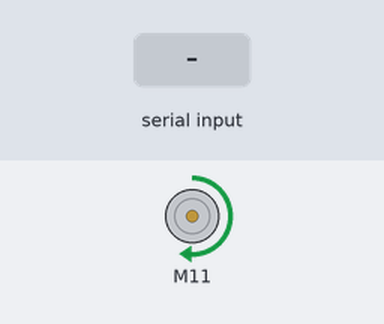
The sketch below on a simulated Arduino Uno, built with avr-gcc and run on an emulated ATmega328P. Shown: DC motor (green arrow = forward, orange = backward, longer = faster). Inputs (shaded band) come from the test bench. What the sketch prints to the serial monitor is not drawn.

Above: at 1.2 s.
1.3 s: "d,1\n" received over Serial
2.8 s: "d\n" received over Serial
Timing chart, 0 to 5.8 s (numbered marks = the images above; inputs shaded):
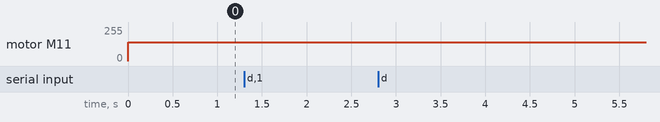

The sketch:

ranger_pid_encoder.ino
```cpp
#include <MeAuriga.h>

MeEncoderOnBoard Encoder_1(SLOT1);
MeEncoderOnBoard Encoder_2(SLOT2);

#pragma region ISR

int setPoint = 100;
float kp = 0.18;
float ki = 0.0;
float kd = 0.0;
bool debugMode = false;

void isr_process_encoder1(void)
{
  if(digitalRead(Encoder_1.getPortB()) == 0)
  {
    Encoder_1.pulsePosMinus();
  }
  else
  {
    Encoder_1.pulsePosPlus();;
  }
}

void isr_process_encoder2(void)
{
  if(digitalRead(Encoder_2.getPortB()) == 0)
  {
    Encoder_2.pulsePosMinus();
  }
  else
  {
    Encoder_2.pulsePosPlus();
  }
}

#pragma endregion

void encodersUpdate() {

  Encoder_1.loop();
  Encoder_2.loop();
}

void processSerialInput() {
  if (Serial.available() > 0) {
    String input = Serial.readStringUntil('\n');
    input.trim();
    input.toLowerCase(); // Make case insensitive

    // Toggle debug mode with "d" command
    if (input == "d") {
      debugMode = !debugMode;
      Serial.print("Debug mode: ");
      Serial.println(debugMode ? "ON" : "OFF");
      if (debugMode) {
        Serial.print("Current PID values - Kp: ");
        Serial.print(kp, 3);
        Serial.print(", Ki: ");
        Serial.print(ki, 3);
        Serial.print(", Kd: ");
        Serial.println(kd, 3);
      }
      return;
    }

    // Parse parameter setting (format: kp=0.18, ki=0.1, kd=0.05)
    int equalSign = input.indexOf('=');
    if (equalSign > 0) {
      String param = input.substring(0, equalSign);
      param.trim();
      float value = input.substring(equalSign + 1).toFloat();

      bool updated = false;

      if (param == "kp") {
        kp = value;
        updated = true;
      } else if (param == "ki") {
        ki = value;
        updated = true;
      } else if (param == "kd") {
        kd = value;
        updated = true;
      }

      if (updated) {
        // Apply new PID values to encoder
        Encoder_1.setSpeedPid(kp, ki, kd);

        // Confirmation message
        Serial.print(param);
        Serial.print(" updated to ");
        Serial.println(value, 3);

        if (debugMode) {
          Serial.print("All PID values - Kp: ");
          Serial.print(kp, 3);
          Serial.print(", Ki: ");
          Serial.print(ki, 3);
          Serial.print(", Kd: ");
          Serial.println(kd, 3);
        }
      } else {
        Serial.println("Invalid parameter. Use: kp=value, ki=value, or kd=value");
      }
    } else {
      Serial.println("Invalid format. Use: kp=0.18, ki=0.1, kd=0.05, or 'd' for debug toggle");
    }
  }
}

void printSerialTask(unsigned long ct) {
  static String msg = "";
  static unsigned long lastTime = 0;
  const int rate = 50;

  if (ct - lastTime < rate) return;

  lastTime = ct;

  msg = "setpoint:";
  msg += setPoint;
  msg += "\te1_speed:";
  msg += Encoder_1.getCurrentSpeed();

  if (debugMode) {
    msg += "\tPID(";
    msg += kp;
    msg += ",";
    msg += ki;
    msg += ",";
    msg += kd;
    msg += ")";
  }


  if (msg != "") {
    Serial.print(msg);
    Serial.println("");
  }
}

void setup()
{
  attachInterrupt(Encoder_1.getIntNum(), isr_process_encoder1, RISING);
  attachInterrupt(Encoder_2.getIntNum(), isr_process_encoder2, RISING);

  Serial.begin(115200);

  //Set PWM 8KHz
  TCCR1A = _BV(WGM10);
  TCCR1B = _BV(CS11) | _BV(WGM12);

  TCCR2A = _BV(WGM21) | _BV(WGM20);
  TCCR2B = _BV(CS21);

  Encoder_1.setPulse(9);
  Encoder_2.setPulse(9);
  Encoder_1.setRatio(39.267);
  Encoder_2.setRatio(39.267);
  Encoder_1.setPosPid(1.8,0,1.2);
  Encoder_2.setPosPid(1.8,0,1.2);
  Encoder_1.setSpeedPid(kp, ki, kd);
  Encoder_2.setSpeedPid(0.18,0,0);

  Encoder_1.runSpeed(setPoint);

  Serial.println("PID Tuning Demo");
  Serial.println("Commands: kp=0.18, ki=0.1, kd=0.05, 'd' to toggle debug");
}

void loop() {
  unsigned long currentTime = millis();

  processSerialInput();
  encodersUpdate();

  printSerialTask(currentTime);
}
```

Measured:
- after the input at 1.3 s, every drawn part: stays the same
- after the input at 2.8 s, every drawn part: stays the same
